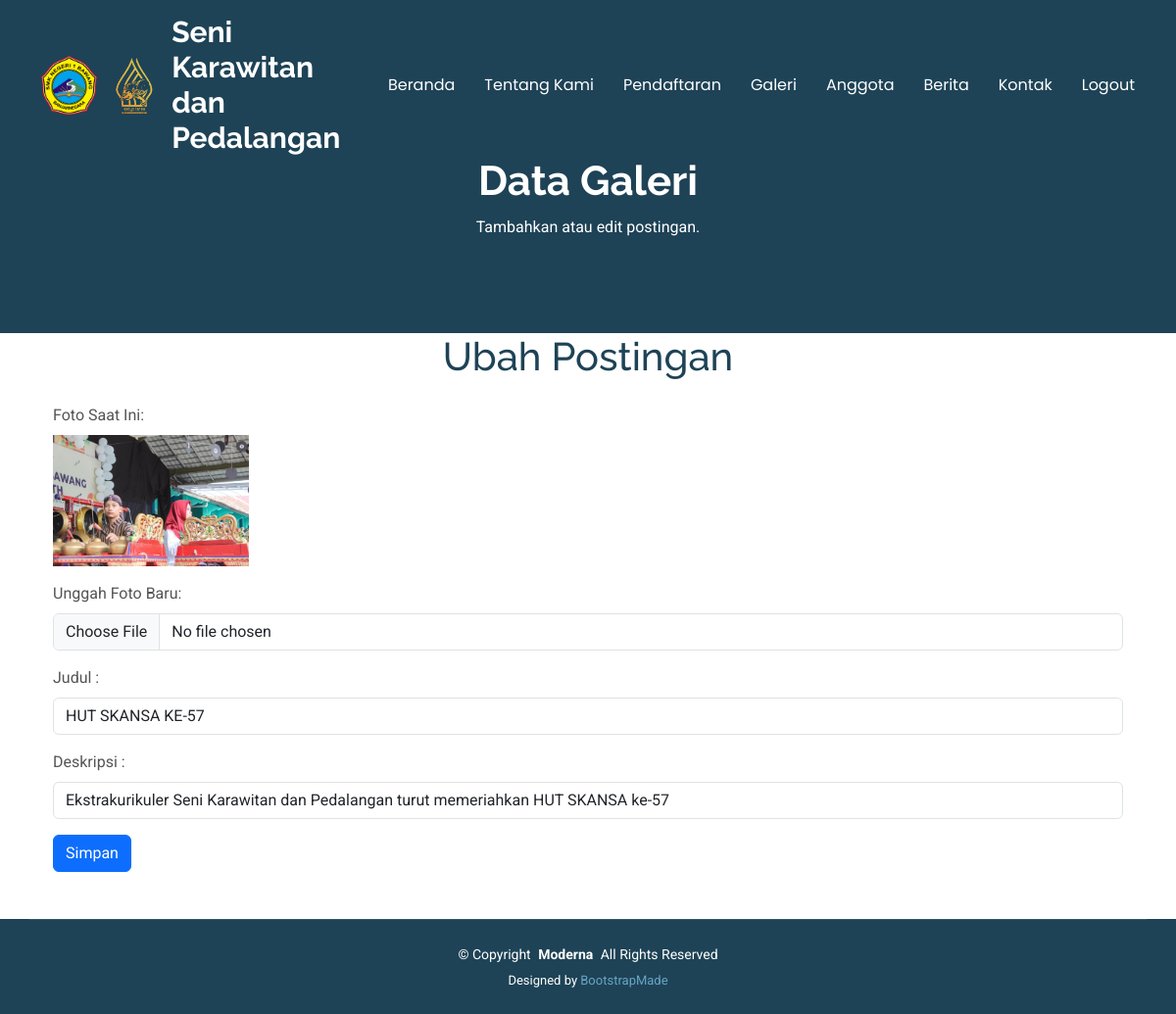
Page /admin/ubah_galeri.php?id=20 on the committed database.
### tables this page shows
CREATE TABLE IF NOT EXISTS `galeri` (
  `id` int NOT NULL AUTO_INCREMENT,
  `foto` varchar(225) NOT NULL DEFAULT '',
  `judul` varchar(50) NOT NULL DEFAULT '0',
  `deskripsi` text NOT NULL,
  `tanggal` date NOT NULL,
  PRIMARY KEY (`id`) USING BTREE
);

### admin/ubah_galeri.php (the view, shortened to what this page needs)
<?php
include "../function.php";
if (isset($_GET['id'])) {
    $id = $_GET['id'];
    $result = mysqli_query($connect, "SELECT * FROM galeri WHERE id='$id'");
    $data = mysqli_fetch_array($result);
} else {
    die("ID tidak ditemukan.");
}
?>
<!DOCTYPE html>
<html lang="en">
<head>
    <link href="../assets/vendor/bootstrap/css/bootstrap.min.css" rel="stylesheet">
    <link href="../assets/vendor/bootstrap-icons/bootstrap-icons.css" rel="stylesheet">
    <link href="../assets/vendor/aos/aos.css" rel="stylesheet">
    <link href="../assets/vendor/glightbox/css/glightbox.min.css" rel="stylesheet">
    <link href="../assets/vendor/swiper/swiper-bundle.min.css" rel="stylesheet">
    <link href="../assets/css/main.css" rel="stylesheet">
</head>
<body class="index-page">
<?php include 'navbar.php'; ?>
    <main class="main">
    <div class="page-title dark-background">
        <div class="container position-relative">
        <h1>Data Galeri</h1>
        <p>Tambahkan atau edit postingan.</p>
        </div>
    </div>
    <div class="container">
    <h1 class="text-center mb-4">Ubah Postingan</h1>
    <div class="container">
        <form method="post" enctype="multipart/form-data">
            <div class="mb-3">
                <label for="foto" class="form-label">Foto Saat Ini:</label><br>
                <img src="gambar/<?php echo htmlspecialchars($data['foto']); ?>" alt="Foto" style="max-width: 200px; height: auto;"><br>
                <label for="foto_baru" class="form-label mt-3">Unggah Foto Baru:</label>
                <input type="file" class="form-control" id="foto_baru" name="foto_baru" accept="image/*">
            </div>
            <div class="mb-3">
                <label for="judul" class="form-label">Judul :</label>
                <input type="text" class="form-control" id="judul" name="judul" value="<?php echo htmlspecialchars($data['judul']); ?>" required>
            </div>
            <div class="mb-3">
                <label for="deskripsi" class="form-label">Deskripsi :</label>
                <input type="text" class="form-control" id="deskripsi" name="deskripsi" value="<?php echo htmlspecialchars($data['deskripsi']); ?>" required>
            </div>
            <button type="submit" class="btn btn-primary">Simpan</button>
        </form>
        <br>
    </div>
    </main>
<?php include 'footer.php'; ?>
</body>
</html>

### assets/css/main.css (style rules this page uses)
:root { --default-font: "Roboto", system-ui, -apple-system, "Segoe UI", Roboto, "Helvetica Neue", Arial, "Noto Sans", "Liberation Sans", sans-serif, "Apple Color Emoji", "Segoe UI Emoji", "Segoe UI Symbol", "Noto Color Emoji"; --heading-font: "Raleway", sans-serif; --nav-font: "Poppins", sans-serif; }
:root { --background-color: #ffffff; --default-color: #555555; --heading-color: #1e4356; --accent-color: #68a4c4; --surface-color: #ffffff; --contrast-color: #ffffff; }
:root { --nav-color: #ffffff; --nav-hover-color: #68a4c4; --nav-mobile-background-color: #ffffff; --nav-dropdown-background-color: #ffffff; --nav-dropdown-color: #555555; --nav-dropdown-hover-color: #68a4c4; }
.dark-background { --background-color: #1e4356; --default-color: #ffffff; --heading-color: #ffffff; --surface-color: #284e62; --contrast-color: #ffffff; }
:root { scroll-behavior: smooth; }
body { color: var(--default-color); background-color: var(--background-color); font-family: var(--default-font); }
h1, h2, h3, h4, h5, h6 { color: var(--heading-color); font-family: var(--heading-font); }
.page-title { color: var(--default-color); background-color: var(--background-color); padding: 160px 0 80px 0; text-align: center; position: relative; }
.page-title:before { content: ""; background-color: color-mix(in srgb, var(--background-color), transparent 50%); position: absolute; inset: 0; }
.page-title h1 { font-size: 42px; font-weight: 700; margin-bottom: 10px; }

### rows in the picture
galeri: foto (picture), judul "HUT SKANSA KE-57", deskripsi "Ekstrakurikuler Seni Karawitan dan Pedalangan turut memeriahkan HUT SKANSA ke-57"
